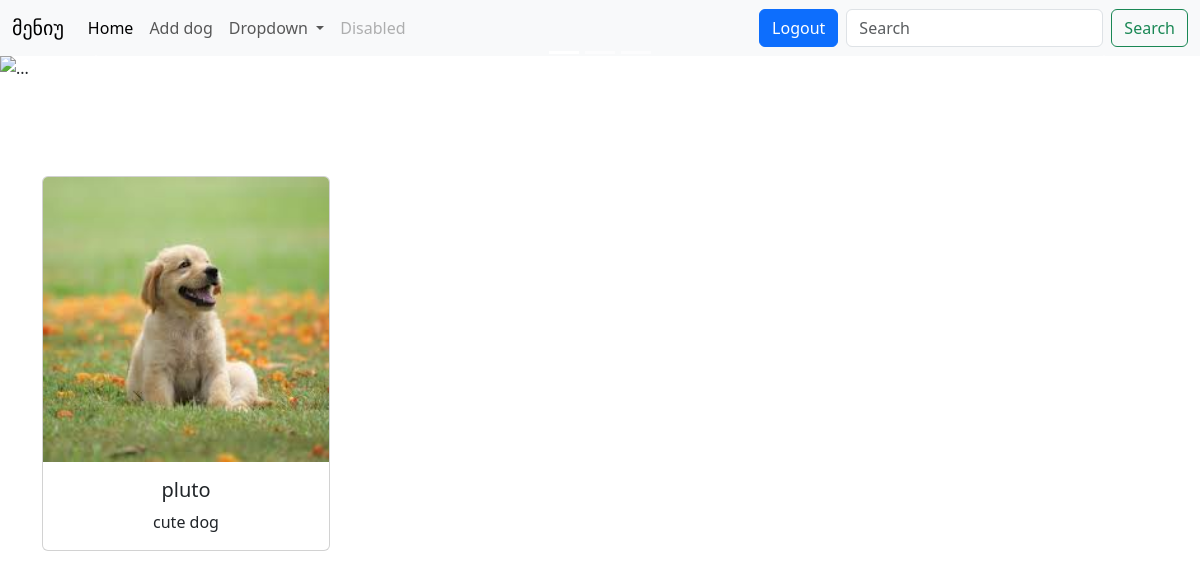
/detailed_info/1 (signed in), run on the app's committed database.
### models.py (models this page shows)
class Dog(db.Model):
    name = db.Column(db.String(), nullable=False)
    img = db.Column(db.String(), nullable=False)
    description = db.Column(db.String(), nullable=False)
    id = db.Column(db.Integer, primary_key=True)
    def __repr__(self):
        return f"{self.id}: {self.name}"

### routes.py (the view)
@app.route("/detailed_info/<int:dog_id>")
@login_required
def detailed_info(dog_id):
    selected_dog = Dog.query.get(dog_id)
    print(selected_dog)
    return render_template("dog_details.html", dog=selected_dog)

### models.py (called while the page is built)
@login_manager.user_loader
def load_user(user_id):
    return User.query.get(int(user_id))

### templates/dog_details.html
{% extends "base.html" %}
{% block content %}
<div class="row mt-5">
    <div class="col">
        <div class="card mt-5" style="width: 18rem;">
            <img src="../static/{{ dog.img }}"
                 class="card-img-top" alt="...">
            <div class="card-body">
                <h5 class="card-title">{{ dog.name }}</h5>
                <p class="card-text">{{ dog.description }}</p>
            </div>
        </div>
    </div>
</div>
{% endblock %}

### data on the page
Dog: img (picture), name "pluto", description "cute dog"
